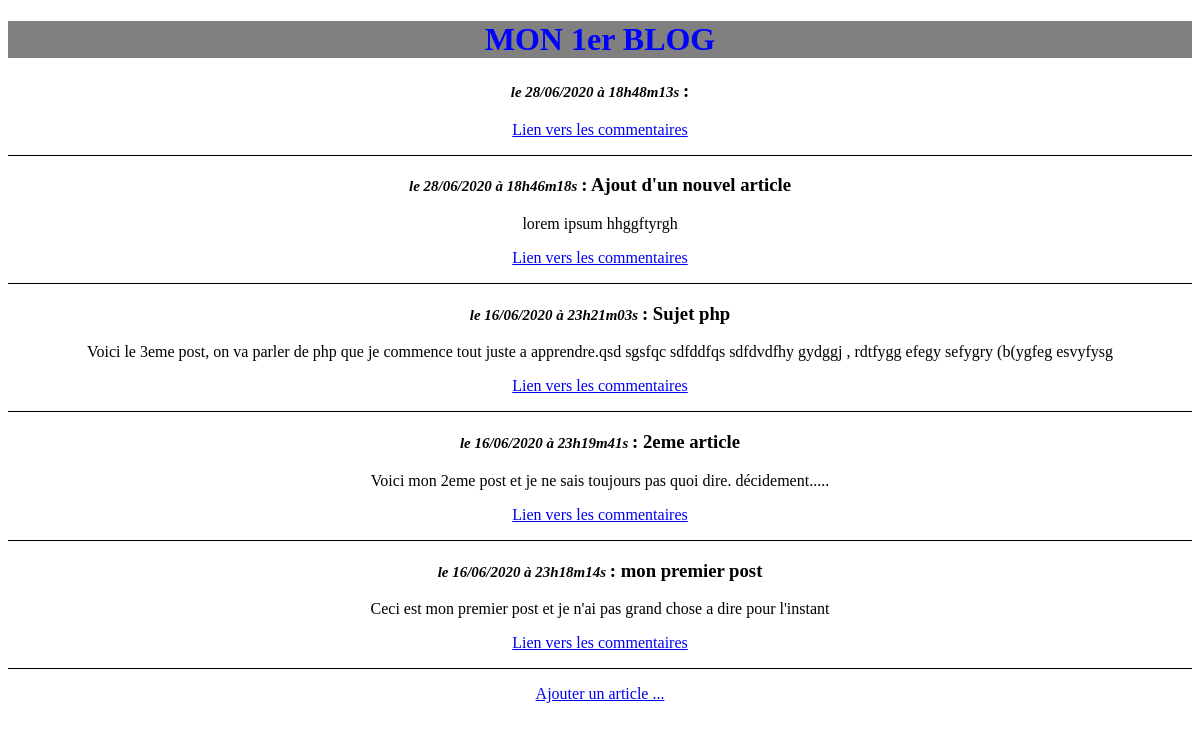
Before: / with the older database file.
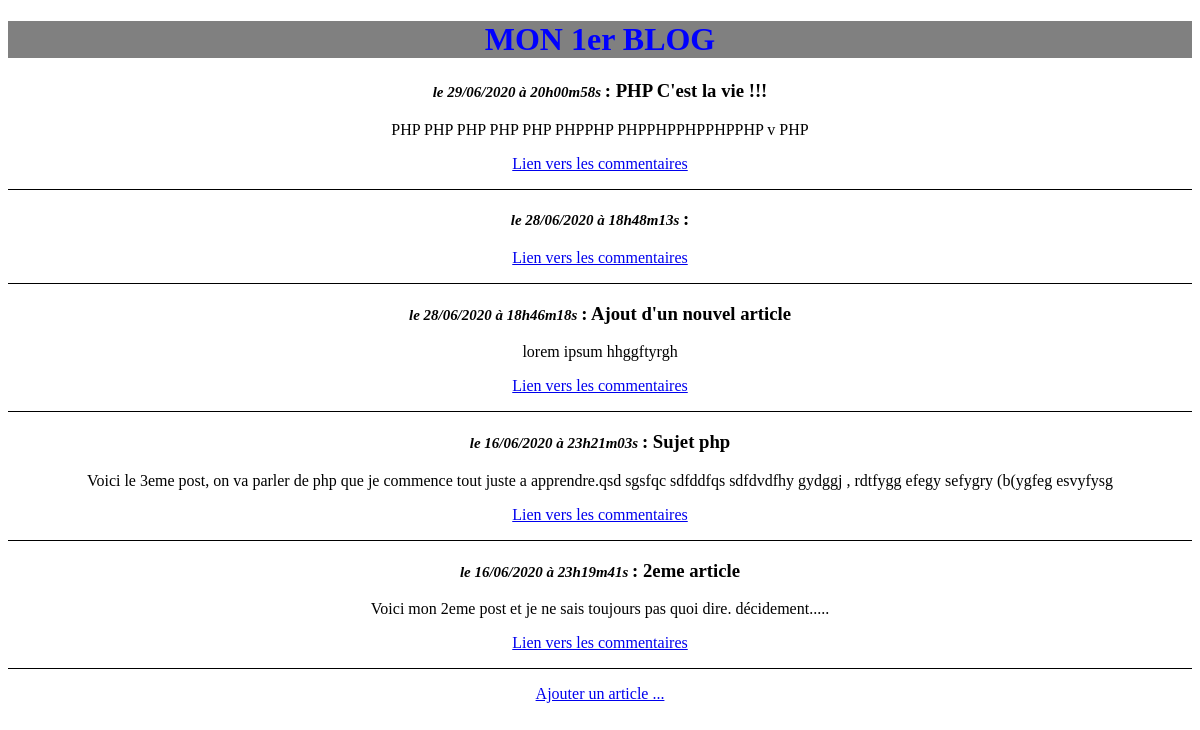
After: the same page with the newer database file.
### tables this page shows
CREATE TABLE IF NOT EXISTS `posts` (
  `id` int(11) NOT NULL AUTO_INCREMENT,
  `title` varchar(255) NOT NULL,
  `content` text NOT NULL,
  `creation_date` datetime NOT NULL,
  PRIMARY KEY (`id`)
);

### controller/frontend_controller.php (called while the page is built, shortened)
<?php
require_once('model/PostManager.php');
function listPosts()
{
    $postManager = new \OpenClassrooms\Blog\Model\PostManager();
    $posts = $postManager -> getPosts();
    require('view/frontend_view/listPostsView.php');
}

### model/PostManager.php (called while the page is built, shortened)
<?php
class PostManager extends Manager
{
    public function getPosts()
    {
        $db = $this -> dbConnect();
        $req = $db -> query('SELECT id, title, content, DATE_FORMAT(creation_date, \'le %d/%m/%Y à %Hh%im%ss \') AS creation_date_fr FROM posts ORDER BY creation_date DESC LIMIT 0, 5');
        $posts = $req;
        return $posts;
    }
}

### view/frontend_view/listPostsView.php (the view, shortened to what this page needs)
<h1>MON 1er BLOG</h1>
<?php
while($one_post = $posts -> fetch())
{
?>
    <div class='posts'>
        <h3><span><?= $one_post['creation_date_fr']. '</span> : ' . htmlspecialchars($one_post['title']); ?></h3>
        <p>
            <?= nl2br(htmlspecialchars($one_post['content'])); ?>
        </p>
        <p>
            <a href="index.php?action=post&amp;id=<?= $one_post['id']; ?>">Lien vers les commentaires</a>
        </p>
    </div>
<?php
}
?>
<p><a href="index.php?action=newPost" >Ajouter un article ...</a></p>
<?php $content = ob_get_clean(); ?>
<?php require('view/frontend_view/template.php'); ?>

### index.php
<?php
require 'controller/frontend_controller.php';
try {
    if (isset($_GET['action'])) {
        if ($_GET['action'] == 'listPosts') {
            listPosts();
        } elseif ($_GET['action'] == 'post') {
            if (isset($_GET['id']) AND $_GET['id'] > 0) {
                $maxPostId = maxPostId();
                if ($_GET['id'] <= $maxPostId) {
                    post();
                }
                else {
                    throw new Exception('Ce billet n\'existe pas !!');
                }
            }
            else {
                throw new Exception('Aucun identifiant de billet est envoyé');
            }
        }
        elseif ($_GET['action'] == 'addComment') {
            if (!empty($_POST['author']) AND !empty($_POST['comment'])) {
                addComment(htmlspecialchars($_POST['author']), nl2br(htmlspecialchars($_POST['comment'])), $_GET['id']);
            }
            else {
                throw new Exception('Certains champs sont vides');
            }
        }
        elseif ($_GET['action'] == 'addNewPost') {
            if (!empty($_POST['title']) AND !empty($_POST['content'])) {
                addNewPost(htmlspecialchars($_POST['title']), nl2br(htmlspecialchars($_POST['content'])));
            }
            else {
                throw new Exception('Certains champs sont vides');
            }
        }
        elseif ($_GET['action'] == 'newPost') {
            newPost();
        }
        elseif ($_GET['action'] == 'modifyComment') {
            modifyComment($_GET['id']);
        }
        elseif ($_GET['action'] == 'addmodifyComment') {
            if (!empty($_POST['author']) AND !empty($_POST['comment']) AND isset($_GET['id']) AND isset($_GET['post_id'])) {
                addModifyComment(htmlspecialchars($_POST['author']), nl2br(htmlspecialchars($_POST['comment'])),
                                 htmlspecialchars($_GET['id']),
                                 htmlspecialchars($_GET['post_id'])
                );
            }
            else {
                throw new Exception('Certains champs sont vides');
            }
        }
        else {
            listPosts();
        }
    }
    else {
        listPosts();
    }
}
catch (Exception $e) {
    $errorMessage = $e -> getMessage();
    require('view/errorView.php');
}

### view/frontend_view/template.php (shortened to what this page needs)
<!DOCTYPE html>
<html lang='fr'>
    <head>
        <link rel="stylesheet" href="public/css/style.css" />
    </head>
    <body>
        <?= $content ?>
    </body>
</html>

### public/css/style.css (style rules this page uses)
h1 { color: blue; text-align: center; background-color: grey; }
h3, p { text-align: center; }
.posts { border-bottom: 1px solid black; }
span { font-style: italic; font-size: 0.8em; }

Changed rows visible on the page:
no longer on this page (row unchanged): posts: creation_date_fr "le 16/06/2020 à 23h18m14s", title "mon premier post", content "Ceci est mon premier post et je n'ai pas grand chose a dire pour l'instant"
added posts: creation_date_fr "le 29/06/2020 à 20h00m58s", title "PHP C'est la vie !!!", content "PHP PHP PHP PHP PHP PHPPHP PHPPHPPHPPHPPHP v PHP"
